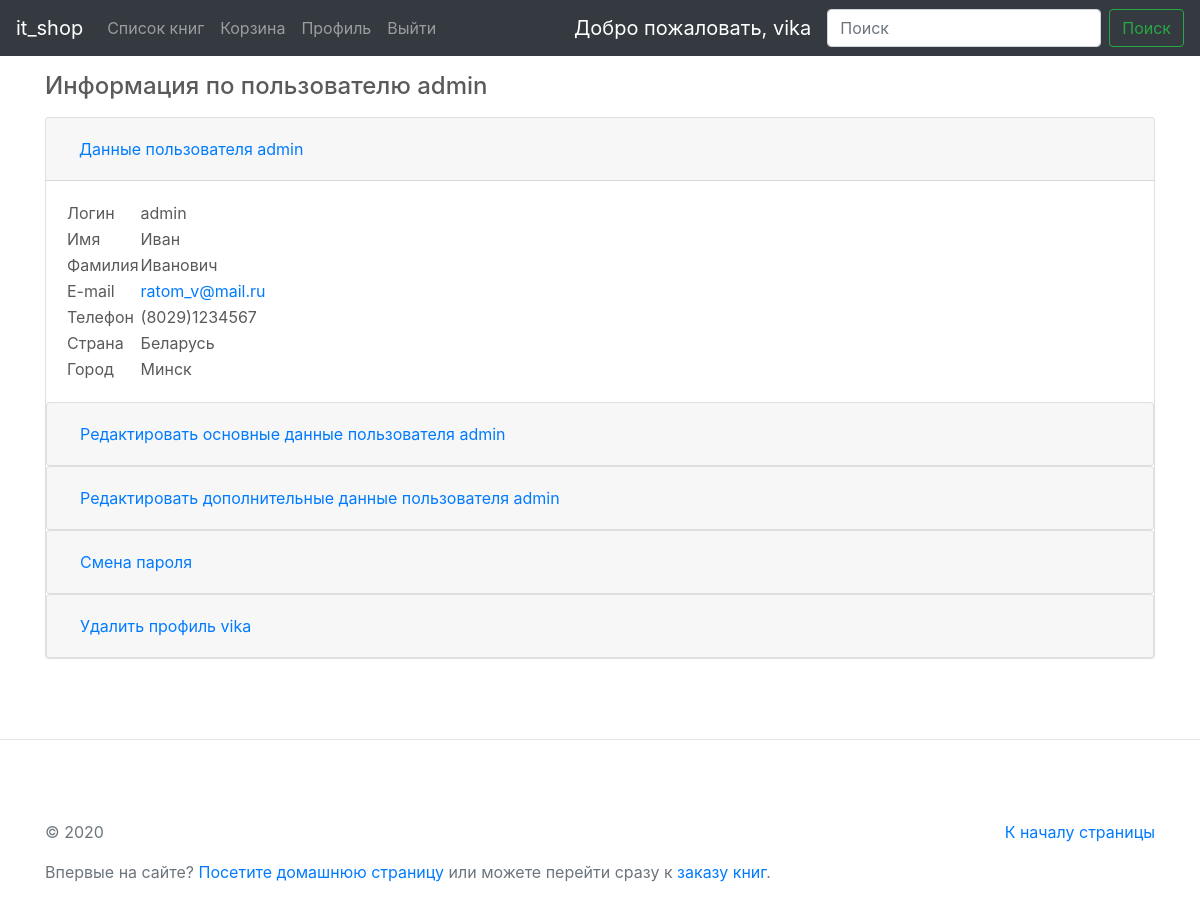
Page /customer/detail/1 (signed in) on the committed database.
### appinfo/models.py (models this page shows)
class AppInfo(models.Model):
    name = models.CharField(
        verbose_name='Название магазина',
        max_length= 200
    )
    image = models.ImageField(
        verbose_name='Логотип магазина',
        upload_to='logo',
    )
    year = models.CharField(
        verbose_name='Год разработки сайта',
        help_text='ГГГГ',
        max_length= 200
    )
    description = models.TextField(
        verbose_name='О магазине',
    )
    payment = models.TextField(
        verbose_name='Оплата',
    )
    delivery = models.TextField(
        verbose_name='Доставка',
    )
    def __str__(self):
        return f'{self.name}'

### customers/models.py (models this page shows)
class Customer(models.Model):
    user = models.OneToOneField(
        User,
        on_delete=models.PROTECT,
    )
    code_phone = models.SmallIntegerField(
        verbose_name='Код номера',
        choices=((8029, '(029)'),(8033, '(033)'),(8044, '(044)'),(8017, '(017)')),
    )
    phone = models.PositiveIntegerField(
        verbose_name='Телефон',
        help_text='7 цифр',
    )
    country = models.CharField(
        verbose_name='Страна',
        max_length= 100,
        null=True,
        blank=True,
    )
    city = models.CharField(
        verbose_name='Город',
        max_length= 100,
        null=True,
        blank=True,
    )
    index = models.PositiveSmallIntegerField(
        verbose_name='Почтовый индекс',
        null=True,
        blank=True,
    )
    address_1 = models.CharField(
        verbose_name='Адрес 1',
        max_length= 200,
        null=True,
        blank=True,
    )
    address_2 = models.CharField(
        verbose_name='Адрес 2',
        max_length= 200,
        null=True,
        blank=True,
    )
    group = models.OneToOneField(
        Group,
        verbose_name='Группа',
        on_delete=models.PROTECT,
        null=True,
        blank=True,
    )
    class Meta:
        ordering = ['user']
    def __str__(self):
        return f'{self.user}'

### customers/views.py (the view, shortened to what this page needs)
# urls.py: path('detail/<int:pk>', DetailCustomer.as_view(), name='detail'),
class DetailCustomer(LoginRequiredMixin, DetailView):
    model = Customer
    template_name = 'customer/detail_customer.html'

### proj/templatetags/app_tags.py (called while the page is built)
@register.simple_tag
def print_app_name():
    info = AppInfo.objects.get(pk=1)
    return info

@register.simple_tag
def print_app_year():
    info = AppInfo.objects.get(pk=1)
    return info.year

### customers/templates/customer/detail_customer.html (shortened to what this page needs)
{% extends 'base.html' %}
{% block body %}
    {% include "top_menu_main_book.html" %}
    <div class="container marketing">
        <br>
        <h4 class="mb-3">Информация по пользователю {{ object }}</h4>
        <div class="b-description__sub">
            <tr class="b-description__more">
                <td colspan="2">
                    <div class="accordion" id="accordionExample">
                        <div class="card">
                            <div class="card-header" id="headingOne">
                                <h2 class="mb-0">
                                    <button class="btn btn-link btn-block text-left" type="button" data-toggle="collapse" data-target="#collapseOne" aria-expanded="true" aria-controls="collapseOne">
                                        Данные пользователя {{ object }}
                                    </button>
                                </h2>
                            </div>
                            <div id="collapseOne" class="collapse show" aria-labelledby="headingOne" data-parent="#accordionExample">
                                <div class="card-body">
                                    <table>
                                        <tbody>
                                            <tr class="">
                                                <td>Логин</td>
                                                <td>{{ object.user.username }}</td>
                                            </tr>
                                            {% if object.user.first_name %}
                                            <tr class="">
                                                <td>Имя</td>
                                                <td>{{ object.user.first_name }}</td>
                                            </tr>
                                            {% endif %}
                                            {% if object.user.last_name %}
                                                <tr class="">
                                                    <td>Фамилия</td>
                                                    <td>{{ object.user.last_name }}</td>
                                                </tr>
                                            {% endif %}
                                            <tr class="">
                                                <td>E-mail</td>
                                                <td>
                                                    <a href="#" title="Отправить письмо пользователю &laquo;{{ object }}&raquo;">{{ object.user.email }}</a>
                                                </td>
                                            </tr>
                                            {% if object.code_phone %}
                                                {% if object.phone %}
                                                    <tr class="">
                                                        <td>Телефон</td>
                                                            <td>({{ object.code_phone }}){{ object.phone }}</td>
                                                        </tr>
                                                {% endif %}
                                            {% endif %}
                                            {% if object.country %}
                                                <tr class="">
                                                    <td>Страна</td>
                                                    <td>{{ object.country }}</td>
                                                </tr>
                                            {% endif %}
                                            {% if object.city %}
                                                <tr class="">
                                                    <td>Город</td>
                                                    <td>{{ object.city }}</td>
                                                </tr>
                                            {% endif %}
                                        </tbody>
                                    </table>
                                </div>
                            </div>
            {% if user.is_anonymous %}
            {% else %}
                <div class="b-description__sub">
                    <tr class="b-description__more">
                        <td colspan="2">
                            <div class="accordion" id="accordionExample">
                                <div class="card">
                                    <div class="card-header" id="headingOne">
                                        <h2 class="mb-0">
                                            <a href="{% url 'customer:updatemain' object.pk %}"><button class="btn btn-link btn-block text-left" type="button" data-toggle="collapse" data-target="#collapseOne" aria-expanded="true" aria-controls="collapseOne">
                                                Редактировать основные данные пользователя {{ object }}
                                            </button></a>
                                        </h2>
                                    </div>
                                </div>
                            </div>
                        </td>
                    </tr>
                    <tr class="b-description__more">
                        <td colspan="2">
                            <div class="accordion" id="accordionExample">
                                <div class="card">
                                    <div class="card-header" id="headingOne">
                                        <h2 class="mb-0">
                                            <a href="{% url 'customer:update' object.pk %}"><button class="btn btn-link btn-block text-left" type="button" data-toggle="collapse" data-target="#collapseOne" aria-expanded="true" aria-controls="collapseOne">
                                                Редактировать дополнительные данные пользователя {{ object }}
                                            </button></a>
                                        </h2>
                                    </div>
                                </div>
                            </div>
                        </td>
                    </tr>
                    <tr class="b-description__more">
                        <td colspan="2">
                            <div class="accordion" id="accordionExample">
                                <div class="card">
                                    <div class="card-header" id="headingOne">
                                        <h2 class="mb-0">
                                            <a href="{% url 'customer:change_password_view' %}"><button class="btn btn-link btn-block text-left" type="button" data-toggle="collapse" data-target="#collapseOne" aria-expanded="true" aria-controls="collapseOne">
                                                Смена пароля
                                            </button></a>
                                        </h2>
                                    </div>
                                </div>
                            </div>
                        </td>
                    </tr>
                    <tr class="b-description__more">
                        <td colspan="2">
                            <div class="accordion" id="accordionExample">
                                <div class="card">
                                    <div class="card-header" id="headingOne">
                                        <h2 class="mb-0">
                                            <a href="{% url 'customer:delete' object.pk %}"><button class="btn btn-link btn-block text-left" type="button" data-toggle="collapse" data-target="#collapseOne" aria-expanded="true" aria-controls="collapseOne">
                                                Удалить профиль {{ user }}
                                            </button></a>
                                        </h2>
                                    </div>
                                </div>
                            </div>
                        </td>
                    </tr>
                </div>
        {% endif %}
                        </div>
                    </div>
                </td>
            </tr>
        </div>
    </div>
{% endblock body %}

### templates/base.html (shortened to what this page needs)
{% load static %}
{% load app_tags %}
<!doctype html>
<html lang="ru">
    <head>
        <link rel="stylesheet" href="https://stackpath.bootstrapcdn.com/bootstrap/4.5.0/css/bootstrap.min.css">
        <link href="{% static 'css/carousel.css' %}" rel="stylesheet">
    </head>
    <body>
        <main role="main">
            {% block body %}
            {% endblock body %}
            <hr class="featurette-divider">
            <footer class="text-muted">
                <div class="container">
                    <p class="float-right">
                        <a href="#">К началу страницы</a>
                    </p>
                    <p>&copy; {% print_app_year %}</p>
                    <p>Впервые на сайте? <a href="{% url 'main' %}">Посетите домашнюю страницу</a> или можете перейти сразу к <a href="{% url 'book:list_all_book' %}">заказу книг</a>.</p>
                </div>
            </footer>
        </main>
    </body>
</html>

### templates/top_menu_main_book.html (shortened to what this page needs)
{% load app_tags %}
<header>
    <nav class="navbar navbar-expand-md navbar-dark fixed-top bg-dark">
        <a class="navbar-brand" href="{% url 'main' %}">{% print_app_name %}</a>
        <div class="collapse navbar-collapse" id="navbarCollapse">
            <ul class="navbar-nav mr-auto">
                <li class="nav-item">
                    <a class="nav-link" href="{% url 'book:list_all_book' %}">Список книг<span class="sr-only">(current)</span></a>
                </li>
                {% if user.is_staff or user.is_superuser %}
                {% else %}
                    <li class="nav-item">
                        <a class="nav-link" href="#">Корзина</a>
                    </li>
                {% endif %}
                {% if user.is_authenticated %}
                    <li class="nav-item">
                        <a class="nav-link" href="{% url 'customer:detail' user.pk %}">Профиль</a>
                    </li>
                {% endif %}
                {% if user.is_anonymous %}
                    <li class="nav-item">
                        <a class="nav-link" href="{% url 'sign_in' %}">Войти</a>
                    </li>
                {% else %}
                    <li class="nav-item">
                        <a class="nav-link" href="{% url 'log_out' %}">Выйти</a>
                    </li>
                {% endif %}
            </ul>
            <form class="form-inline mt-2 mt-md-0">
                {% if user.is_authenticated %}
                <a class="navbar-brand" href="{% url 'customer:detail' user.pk %}">Добро пожаловать, {{ user.get_username }}</a>
            {% endif %}
                <input class="form-control mr-sm-2" type="text" placeholder="Поиск" aria-label="Search">
                <button class="btn btn-outline-success my-2 my-sm-0" type="submit">Поиск</button>
            </form>
        </div>
    </nav>
</header>

### static/css/carousel.css (style rules this page uses)
body { padding-top: 3rem; padding-bottom: 3rem; color: #5a5a5a; }
.marketing h2 { font-weight: 400; }
.featurette-divider { margin: 5rem 0; }

### rows in the picture
AppInfo: name "it_shop", year "2020"
Customer: user.username "admin", user.first_name "Иван", user.last_name "Иванович", user.email "ratom_v@mail.ru", code_phone "8029", phone "1234567", country "Беларусь", city "Минск"

### other values in the picture
{{ user.get_username }} "vika"
{{ user }} "vika"
